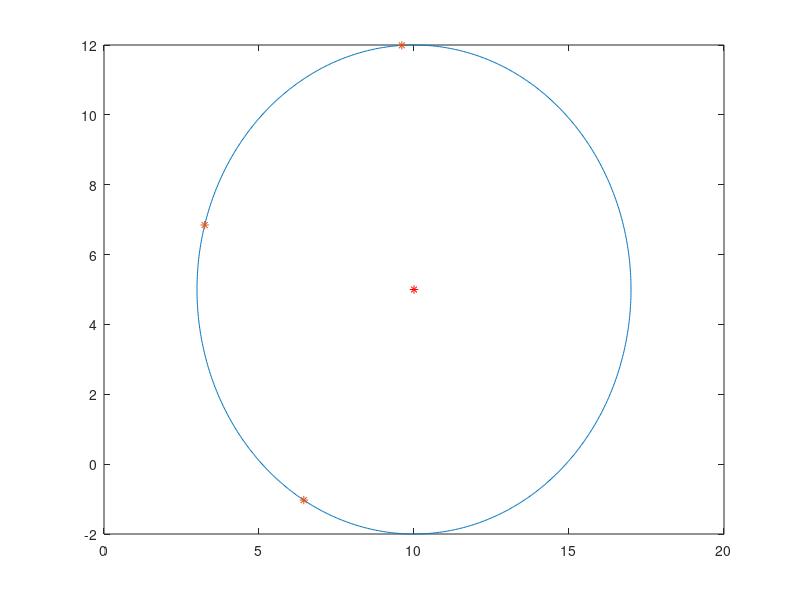
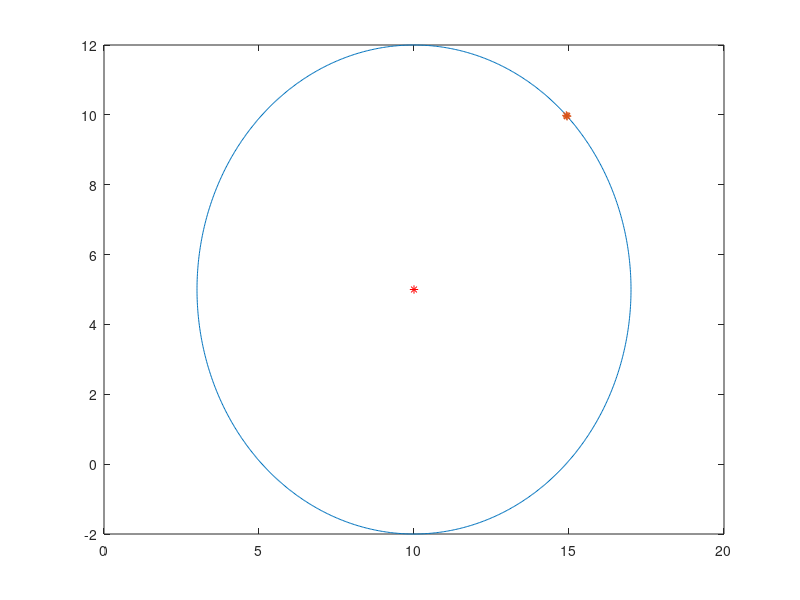
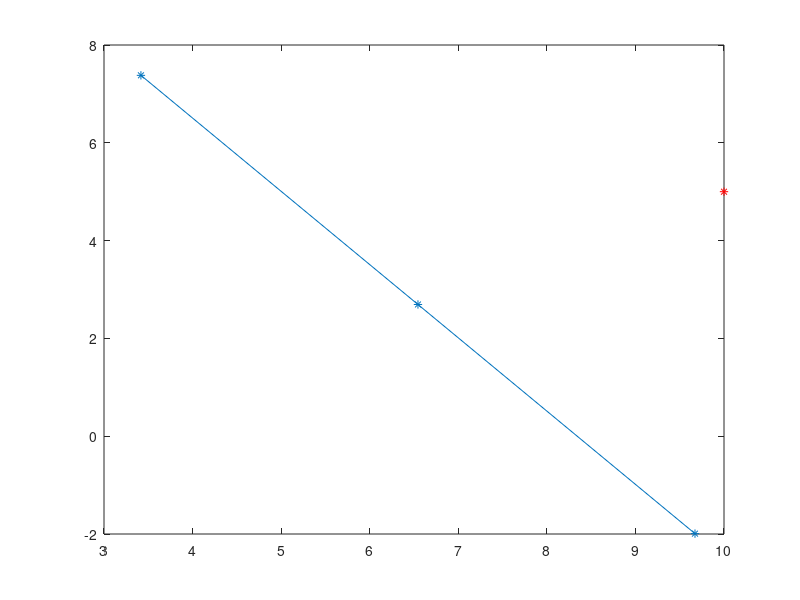

MATLAB code to generate these figures, in order:
clear all
close all

%% True curve:
center=[10;5];
radius=7;
theta_var=linspace(0,2*pi,1e3);
points=[center(1,1)+cos(theta_var)*radius;center(2,1)+sin(theta_var)*radius];

%% Test with random points
theta=sort(rand(1,3))*2*pi;
data_points=[center(1,1)+cos(theta)*radius;center(2,1)+sin(theta)*radius];

figure,plot(points(1,:),points(2,:),data_points(1,:),data_points(2,:),'*',center(1,1),center(2,1),'*r')

A=[data_points' ones(3,1)]+eye(3)*1e-15;
b=sum(data_points'.^2,2);

param=A\b;
center_hat=[param(1,1)/2;param(2,1)/2]
radius_hat=sqrt(sum(center_hat.^2)+param(3,1))
curvature_hat=1/radius_hat

%% Equation based on arctangent
curvature_2=2*abs(atan2(data_points(2,end)-data_points(2,2),data_points(1,end)-data_points(1,2))...
-atan2(data_points(2,2)-data_points(2,1),data_points(1,2)-data_points(1,1)))...
/(norm(data_points(:,end)-data_points(:,1)))


%% Test with close points

theta=pi/4+sort(rand(1,3)*0.01);    % points are maximum 0.01 radiants apart, with a minimum of pi/4
data_points=[center(1,1)+cos(theta)*radius;center(2,1)+sin(theta)*radius];

figure,plot(points(1,:),points(2,:),data_points(1,:),data_points(2,:),'-*',center(1,1),center(2,1),'*r')

A=[data_points' ones(3,1)]+eye(3)*1e-15;
b=sum(data_points'.^2,2);

param=A\b;
center_hat=[param(1,1)/2;param(2,1)/2]
radius_hat=sqrt(sum(center_hat.^2)+param(3,1))
curvature_hat=1/radius_hat

%% Equation based on arctangent
curvature_2=2*abs(atan2(data_points(2,end)-data_points(2,2),data_points(1,end)-data_points(1,2))...
-atan2(data_points(2,2)-data_points(2,1),data_points(1,2)-data_points(1,1)))...
/(norm(data_points(:,end)-data_points(:,1)))


%% Test with points aligned on a line

theta=sort(rand(1,2))*2*pi;    % 2 points are maximum 1 radiants apart, with a minimum of pi/4
data_points=[center(1,1)+cos(theta)*radius;center(2,1)+sin(theta)*radius];
data_points=[data_points(:,1) 0.5*(data_points(:,1)+data_points(:,2)) data_points(:,2)]; % Third point is in between the other two (on a line)

figure,plot(data_points(1,:),data_points(2,:),'-*',center(1,1),center(2,1),'*r')

A=[data_points' ones(3,1)]+eye(3)*1e-15;
b=sum(data_points'.^2,2);

param=A\b;
center_hat=[param(1,1)/2;param(2,1)/2]
radius_hat=sqrt(sum(center_hat.^2)+param(3,1))
curvature_hat=1/radius_hat

%% Equation based on arctangent
curvature_2=2*abs(atan2(data_points(2,end)-data_points(2,2),data_points(1,end)-data_points(1,2))...
-atan2(data_points(2,2)-data_points(2,1),data_points(1,2)-data_points(1,1)))...
/(norm(data_points(:,end)-data_points(:,1)))

